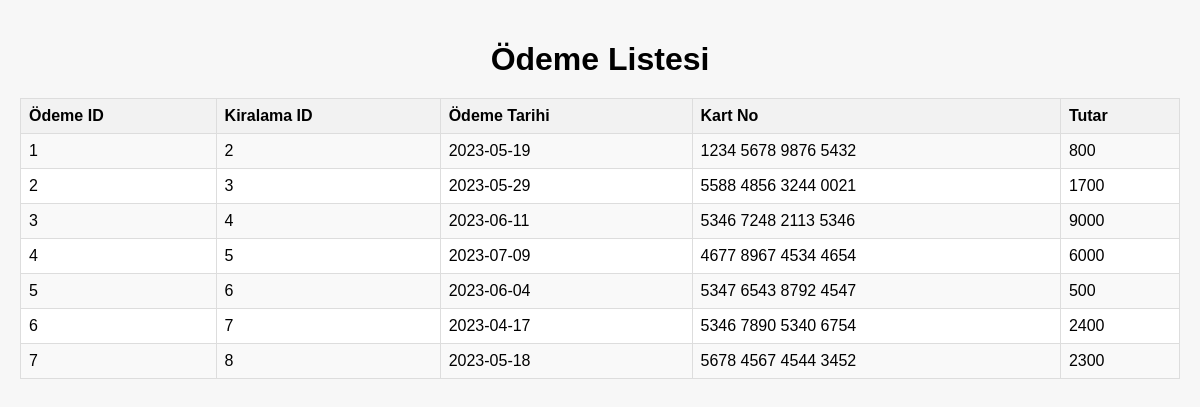
The page /odeme.php on the database its author committed.
### tables this page shows
CREATE TABLE `odeme` (
  `odeme_id` int(11) NOT NULL,
  `kiralama_id` int(11) NOT NULL,
  `odeme_tarihi` date DEFAULT NULL,
  `kart_no` varchar(255) DEFAULT NULL,
  `tutar` int(11) DEFAULT NULL
);

### odeme.php (the view, shortened to what this page needs)
<!DOCTYPE html>
<html>
<head>
</head>
<body>
    <h1>Ödeme Listesi</h1>
    <?php
   $servername = "localhost";
   $username = "zumra";
   $password = "12345";
   $dbname = "arackiralama";
   $conn = new mysqli($servername, $username, $password, $dbname);
   $sql = "SELECT * FROM odeme";
   $result = $conn->query($sql);
    ?>
    <table>
        <tr>
            <th>Ödeme ID</th>
            <th>Kiralama ID</th>
            <th>Ödeme Tarihi</th>
            <th>Kart No</th>
            <th>Tutar</th>
        </tr>
        <?php
        if ($result->num_rows > 0) {
            while ($row = $result->fetch_assoc()) {
                echo "<tr>";
                echo "<td>" . $row["odeme_id"] . "</td>";
                echo "<td>" . $row["kiralama_id"] . "</td>";
                echo "<td>" . $row["odeme_tarihi"] . "</td>";
                echo "<td>" . $row["kart_no"] . "</td>";
                echo "<td>" . $row["tutar"] . "</td>";
                echo "</tr>";
            }
        } else {
            echo "<tr><td colspan='5'>Tabloda veri bulunmamaktadır.</td></tr>";
        }
        ?>
    </table>
</body>
</html>

### odeme.php (style rules this page uses)
body { font-family: Arial, sans-serif; margin: 0; padding: 20px; background-color: #f7f7f7; }
h1 { text-align: center; margin-bottom: 20px; }
table { border-collapse: collapse; width: 100%; background-color: #fff; border: 1px solid #ddd; }
th, td { border: 1px solid #ddd; padding: 8px; text-align: left; }
th { background-color: #f2f2f2; }
tr:nth-child(even) { background-color: #f9f9f9; }

### rows shown on the page
odeme: odeme_id "1", kiralama "2", odeme_tarihi "2023-05-19", kart_no "1234 5678 9876 5432", tutar "800"
odeme: odeme_id "2", kiralama "3", odeme_tarihi "2023-05-29", kart_no "5588 4856 3244 0021", tutar "1700"
odeme: odeme_id "3", kiralama "4", odeme_tarihi "2023-06-11", kart_no "5346 7248 2113 5346", tutar "9000"
odeme: odeme_id "4", kiralama "5", odeme_tarihi "2023-07-09", kart_no "4677 8967 4534 4654", tutar "6000"
odeme: odeme_id "5", kiralama "6", odeme_tarihi "2023-06-04", kart_no "5347 6543 8792 4547", tutar "500"
odeme: odeme_id "6", kiralama "7", odeme_tarihi "2023-04-17", kart_no "5346 7890 5340 6754", tutar "2400"
odeme: odeme_id "7", kiralama "8", odeme_tarihi "2023-05-18", kart_no "5678 4567 4544 3452", tutar "2300"
